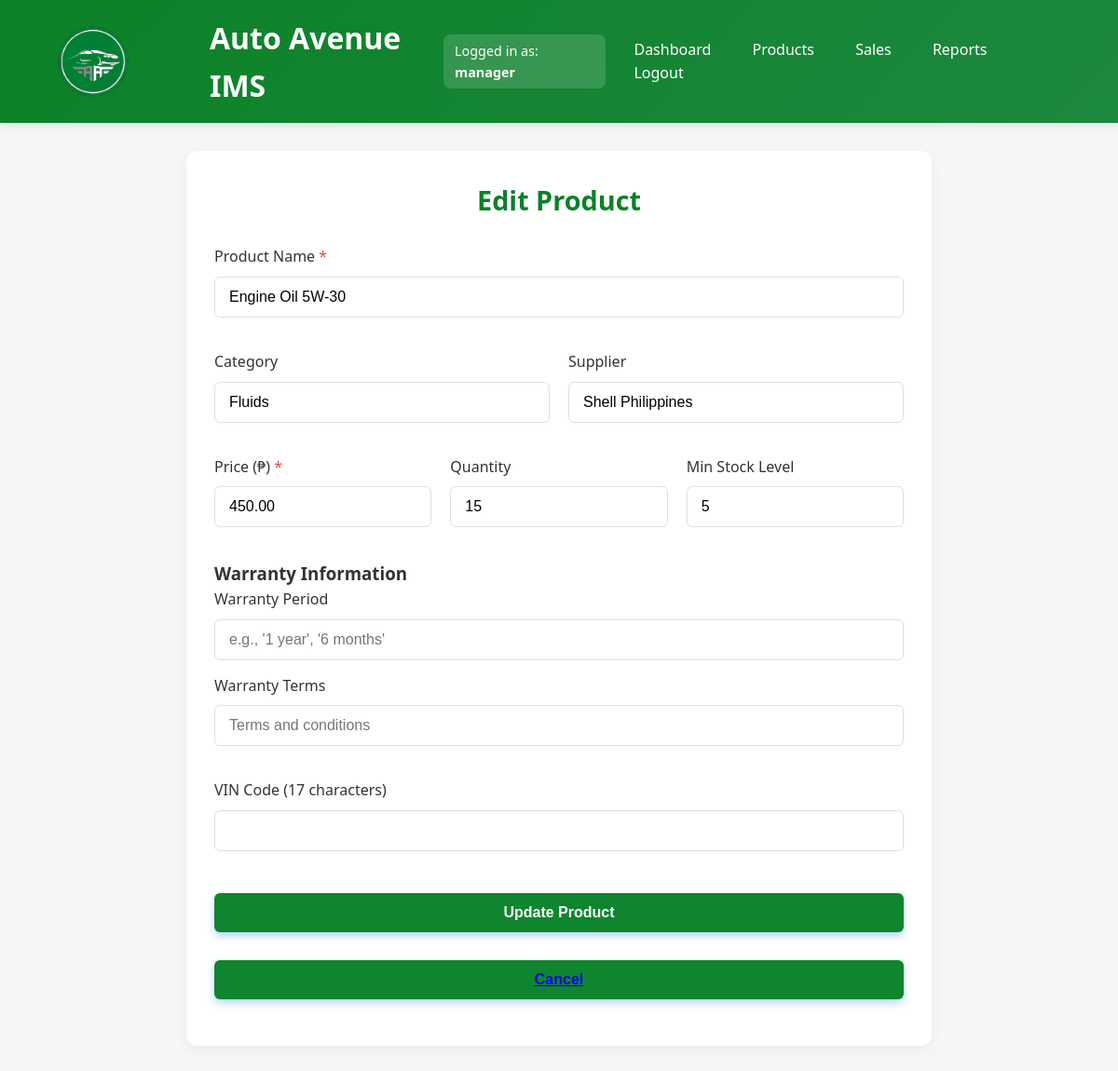
The page /edit_product.php?id=1 (signed in) on the database its author committed.
### tables this page shows
CREATE TABLE `products` (
  `product_id` INT AUTO_INCREMENT PRIMARY KEY,
  `name` VARCHAR(100) NOT NULL,
  `description` TEXT,
  `quantity` INT NOT NULL DEFAULT 0,
  `price` DECIMAL(10,2) NOT NULL,
  `cost_price` DECIMAL(10,2),
  `category` VARCHAR(50),
  `supplier` VARCHAR(100),
  `supplier_contact` VARCHAR(100),
  `min_stock_level` INT DEFAULT 10,
  `is_active` BOOLEAN DEFAULT TRUE,
  `created_by` INT,
  `created_at` TIMESTAMP DEFAULT CURRENT_TIMESTAMP,
  `updated_at` TIMESTAMP DEFAULT CURRENT_TIMESTAMP ON UPDATE CURRENT_TIMESTAMP,
  `deleted_at` TIMESTAMP NULL,
  FOREIGN KEY (`created_by`) REFERENCES `users`(`user_id`) ON DELETE SET NULL,
  INDEX `idx_active` (`is_active`),
  INDEX `idx_category` (`category`)
);

### edit_product.php (the view, shortened to what this page needs)
<?php
require_once __DIR__ . '/includes/config.php';
$product = null;
$product_id = isset($_GET['id']) ? intval($_GET['id']) : 0;
if ($product_id > 0) {
    $stmt = $conn->prepare("SELECT * FROM products WHERE product_id = ? AND is_active = TRUE");
    $stmt->bind_param("i", $product_id);
    $stmt->execute();
    $result = $stmt->get_result();
    $product = $result->fetch_assoc();
} else {
    header("Location: products.php");
    exit();
}
$formData = [
    'name' => $product['name'] ?? '',
    'category' => $product['category'] ?? '',
    'supplier' => $product['supplier'] ?? '',
    'quantity' => $product['quantity'] ?? 0,
    'price' => $product['price'] ?? 0,
    'min_stock_level' => $product['min_stock_level'] ?? 10,
    'warranty_period' => $product['warranty_period'] ?? '',
    'warranty_terms' => $product['warranty_terms'] ?? '',
    'vin_code' => $product['vin_code'] ?? ''
];
?>
<!DOCTYPE html>
<html lang="en">
<head>
</head>
<body>
  <header>
     <div class="container">
      <div style="display: flex; align-items: center; gap: 15px;">
  <img src="autoavelogo.svg" alt="Auto Avenue Logo" class="logo" width="150">
  <h1>Auto Avenue IMS</h1>
</div>
<?php if (isset($_SESSION['role'])): ?>
  <div style="background-color: rgba(255, 255, 255, 0.15); padding: 6px 12px; border-radius: 8px; font-size: 0.9rem;">
    Logged in as: <strong><?= htmlspecialchars($_SESSION['role']) ?></strong>
  </div>
<?php endif; ?>
      <nav>
        <a href="dashboard.php">Dashboard</a>
        <a href="products.php">Products</a>
        <a href="sales.php">Sales</a>
        <a href="reports.php">Reports</a>
        <a href="logout.php">Logout</a>
      </nav>
    </div>
  </header>
  <main class="main-content">
    <div class="page-header">
      <h2>Edit Product</h2>
    </div>
    <form method="POST" class="product-form">
      <div class="form-group">
        <label for="name" class="form-label">Product Name <span class="required">*</span></label>
        <input type="text" id="name" name="name" class="form-input"
               value="<?= htmlspecialchars($formData['name']) ?>" required>
      </div>
      <div class="form-row">
        <div class="form-group">
          <label for="category" class="form-label">Category</label>
          <input type="text" id="category" name="category" class="form-input"
                 value="<?= htmlspecialchars($formData['category']) ?>">
        </div>
        <div class="form-group">
          <label for="supplier" class="form-label">Supplier</label>
          <input type="text" id="supplier" name="supplier" class="form-input"
                 value="<?= htmlspecialchars($formData['supplier']) ?>">
        </div>
      </div>
      <div class="form-row">
        <div class="form-group">
          <label for="price" class="form-label">Price (₱) <span class="required">*</span></label>
          <input type="number" id="price" name="price" class="form-input"
                 min="0" step="0.01" value="<?= htmlspecialchars($formData['price']) ?>" required>
        </div>
        <div class="form-group">
          <label for="quantity" class="form-label">Quantity</label>
          <input type="number" id="quantity" name="quantity" class="form-input"
                 min="0" value="<?= htmlspecialchars($formData['quantity']) ?>">
        </div>
        <div class="form-group">
          <label for="min_stock_level" class="form-label">Min Stock Level</label>
          <input type="number" id="min_stock_level" name="min_stock_level" class="form-input"
                 min="0" value="<?= htmlspecialchars($formData['min_stock_level']) ?>">
        </div>
      </div>
      <div class="warranty-section">
        <h3>Warranty Information</h3>
        <div class="form-group">
          <label for="warranty_period" class="form-label">Warranty Period</label>
          <input type="text" id="warranty_period" name="warranty_period" class="form-input"
                 value="<?= htmlspecialchars($formData['warranty_period']) ?>"
                 placeholder="e.g., '1 year', '6 months'">
        </div>
        <div class="form-group">
          <label for="warranty_terms" class="form-label">Warranty Terms</label>
          <input type="text" id="warranty_terms" name="warranty_terms" class="form-input"
                 value="<?= htmlspecialchars($formData['warranty_terms']) ?>"
                 placeholder="Terms and conditions">
        </div>
      </div>
      <div class="form-group">
        <label for="vin_code" class="form-label">VIN Code (17 characters)</label>
        <input type="text" id="vin_code" name="vin_code" class="form-input" maxlength="17"
               value="<?= htmlspecialchars($formData['vin_code']) ?>">
      </div>
      <button type="submit" class="update-btn">Update Product</button>
      <button type="button" class="update-btn"><a href="products.php" class="btn btn-secondary">Cancel</button>
    </form>
  </main>
</body>
</html>

### edit_product.php (style rules this page uses)
:root { --primary:rgb(11, 129, 38); --primary-light:rgb(29, 136, 63); --secondary: #ff6b6b; --success: #4CAF50; --warning: #ff9800; --danger: #f44336; --text-color: #333; --text-light: #666; --bg-color: #f4f6f8; --border-color: #e0e0e0; }
* { box-sizing: border-box; margin: 0; padding: 0; }
body { font-family: 'Segoe UI', Tahoma, Geneva, Verdana, sans-serif; background-color: var(--bg-color); color: var(--text-color); line-height: 1.6; }
header { background: linear-gradient(135deg, var(--primary), var(--primary-light)); color: white; padding: 15px 0; box-shadow: 0 2px 10px rgba(0, 0, 0, 0.1); }
.container { width: 90%; max-width: 1200px; margin: 0 auto; display: flex; justify-content: space-between; align-items: center; }
nav a { color: white; text-decoration: none; margin-left: 20px; font-weight: 500; transition: all 0.3s ease; padding: 5px 10px; border-radius: 4px; }
.main-content { width: 90%; max-width: 800px; margin: 30px auto; background: white; border-radius: 12px; box-shadow: 0 4px 15px rgba(0, 0, 0, 0.05); padding: 30px; }
.page-header { margin-bottom: 25px; text-align: center; }
.page-header h2 { color: var(--primary); font-size: 1.8rem; }
.product-form { display: flex; flex-direction: column; gap: 20px; }
.form-row { display: flex; gap: 20px; }
.form-group { flex: 1; margin-bottom: 15px; }
.form-label { display: block; margin-bottom: 8px; font-weight: 500; color: var(--text-color); }
.required { color: var(--danger); }
.form-input { width: 100%; padding: 12px 15px; border: 1px solid var(--border-color); border-radius: 6px; font-size: 16px; transition: all 0.3s; }
.update-btn { background-color:rgb(15, 133, 47); color: white; border: none; padding: 12px 20px; border-radius: 6px; font-size: 16px; font-weight: 600; cursor: pointer; box-shadow: 0 4px 8px rgba(0, 123, 255, 0.3); transition: background-color 0.3s ease, box-shadow 0.3s ease; margin-top: 10px; width: 100%; }

### rows shown on the page
products: name "Engine Oil 5W-30", category "Fluids", supplier "Shell Philippines", price "450.00", quantity "15", min_stock_level "5"

### other values the page prints
$_SESSION['role'] "manager"
